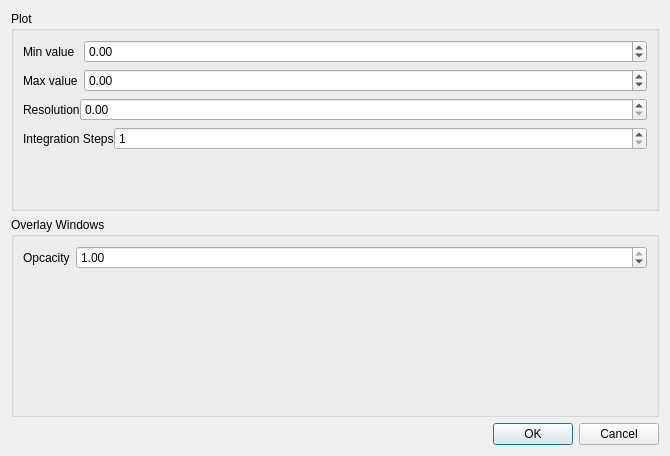
<?xml version="1.0" encoding="UTF-8"?>
<ui version="4.0">
 <class>GlobalConfigDialog</class>
 <widget class="QDialog" name="GlobalConfigDialog">
  <property name="geometry">
   <rect>
    <x>0</x>
    <y>0</y>
    <width>670</width>
    <height>456</height>
   </rect>
  </property>
  <property name="windowTitle">
   <string>Global Configuration</string>
  </property>
  <property name="windowOpacity">
   <double>1.000000000000000</double>
  </property>
  <layout class="QGridLayout" name="gridLayout">
   <item row="0" column="0">
    <widget class="QGroupBox" name="groupBox_4">
     <property name="title">
      <string>Plot </string>
     </property>
     <layout class="QFormLayout" name="formLayout_4">
      <property name="fieldGrowthPolicy">
       <enum>QFormLayout::AllNonFixedFieldsGrow</enum>
      </property>
      <item row="0" column="0">
       <widget class="QLabel" name="label_8">
        <property name="text">
         <string>Min value</string>
        </property>
       </widget>
      </item>
      <item row="0" column="1">
       <widget class="QDoubleSpinBox" name="plotMin">
        <property name="minimum">
         <double>-1000000000.000000000000000</double>
        </property>
        <property name="maximum">
         <double>1000000000.000000000000000</double>
        </property>
        <property name="singleStep">
         <double>0.500000000000000</double>
        </property>
       </widget>
      </item>
      <item row="3" column="0">
       <widget class="QLabel" name="label_9">
        <property name="text">
         <string>Max value</string>
        </property>
       </widget>
      </item>
      <item row="3" column="1">
       <widget class="QDoubleSpinBox" name="plotMax">
        <property name="minimum">
         <double>-1000000000.000000000000000</double>
        </property>
        <property name="maximum">
         <double>1000000000.000000000000000</double>
        </property>
        <property name="singleStep">
         <double>0.500000000000000</double>
        </property>
       </widget>
      </item>
      <item row="4" column="0" colspan="2">
       <widget class="QWidget" name="curveResolutionWidget" native="true">
        <layout class="QFormLayout" name="formLayout_5">
         <property name="horizontalSpacing">
          <number>0</number>
         </property>
         <property name="verticalSpacing">
          <number>0</number>
         </property>
         <property name="leftMargin">
          <number>0</number>
         </property>
         <property name="topMargin">
          <number>0</number>
         </property>
         <property name="rightMargin">
          <number>0</number>
         </property>
         <property name="bottomMargin">
          <number>0</number>
         </property>
         <item row="0" column="0">
          <widget class="QLabel" name="label_10">
           <property name="text">
            <string>Resolution</string>
           </property>
          </widget>
         </item>
         <item row="0" column="1">
          <widget class="QDoubleSpinBox" name="plotResolution">
           <property name="maximum">
            <double>1000000000.000000000000000</double>
           </property>
           <property name="singleStep">
            <double>10.000000000000000</double>
           </property>
          </widget>
         </item>
        </layout>
       </widget>
      </item>
      <item row="5" column="0" colspan="2">
       <widget class="QWidget" name="curveIntegralResolutionWidget" native="true">
        <property name="sizePolicy">
         <sizepolicy hsizetype="Preferred" vsizetype="Preferred">
          <horstretch>0</horstretch>
          <verstretch>0</verstretch>
         </sizepolicy>
        </property>
        <property name="minimumSize">
         <size>
          <width>0</width>
          <height>0</height>
         </size>
        </property>
        <layout class="QFormLayout" name="formLayout_6">
         <property name="horizontalSpacing">
          <number>0</number>
         </property>
         <property name="verticalSpacing">
          <number>0</number>
         </property>
         <property name="leftMargin">
          <number>0</number>
         </property>
         <property name="topMargin">
          <number>0</number>
         </property>
         <property name="rightMargin">
          <number>0</number>
         </property>
         <property name="bottomMargin">
          <number>0</number>
         </property>
         <item row="1" column="0">
          <widget class="QLabel" name="label_11">
           <property name="whatsThis">
            <string>&lt;html&gt;&lt;head/&gt;&lt;body&gt;&lt;p&gt;Number of step used to approximate the integral between two of the function points. &lt;/p&gt;&lt;p&gt;&amp;quot;Resolution&amp;quot; points will be computed for the curves. Between two of these points, &amp;quot;Integration Steps&amp;quot; values will be computed.&lt;/p&gt;&lt;/body&gt;&lt;/html&gt;</string>
           </property>
           <property name="text">
            <string>Integration Steps</string>
           </property>
          </widget>
         </item>
         <item row="1" column="1">
          <widget class="QSpinBox" name="integralResolution">
           <property name="minimum">
            <number>1</number>
           </property>
           <property name="maximum">
            <number>1000000000</number>
           </property>
          </widget>
         </item>
        </layout>
       </widget>
      </item>
     </layout>
    </widget>
   </item>
   <item row="4" column="0">
    <widget class="QDialogButtonBox" name="buttonBox">
     <property name="orientation">
      <enum>Qt::Horizontal</enum>
     </property>
     <property name="standardButtons">
      <set>QDialogButtonBox::Cancel|QDialogButtonBox::Ok</set>
     </property>
    </widget>
   </item>
   <item row="3" column="0">
    <widget class="QGroupBox" name="groupBox">
     <property name="title">
      <string>Overlay Windows</string>
     </property>
     <layout class="QFormLayout" name="formLayout">
      <item row="0" column="0">
       <widget class="QLabel" name="label">
        <property name="text">
         <string>Opcacity</string>
        </property>
       </widget>
      </item>
      <item row="0" column="1">
       <widget class="QDoubleSpinBox" name="overlayOpacity">
        <property name="maximum">
         <double>1.000000000000000</double>
        </property>
        <property name="singleStep">
         <double>0.100000000000000</double>
        </property>
        <property name="value">
         <double>1.000000000000000</double>
        </property>
       </widget>
      </item>
     </layout>
    </widget>
   </item>
  </layout>
 </widget>
 <resources/>
 <connections>
  <connection>
   <sender>buttonBox</sender>
   <signal>accepted()</signal>
   <receiver>GlobalConfigDialog</receiver>
   <slot>accept()</slot>
   <hints>
    <hint type="sourcelabel">
     <x>248</x>
     <y>254</y>
    </hint>
    <hint type="destinationlabel">
     <x>157</x>
     <y>274</y>
    </hint>
   </hints>
  </connection>
  <connection>
   <sender>buttonBox</sender>
   <signal>rejected()</signal>
   <receiver>GlobalConfigDialog</receiver>
   <slot>reject()</slot>
   <hints>
    <hint type="sourcelabel">
     <x>316</x>
     <y>260</y>
    </hint>
    <hint type="destinationlabel">
     <x>286</x>
     <y>274</y>
    </hint>
   </hints>
  </connection>
 </connections>
</ui>
